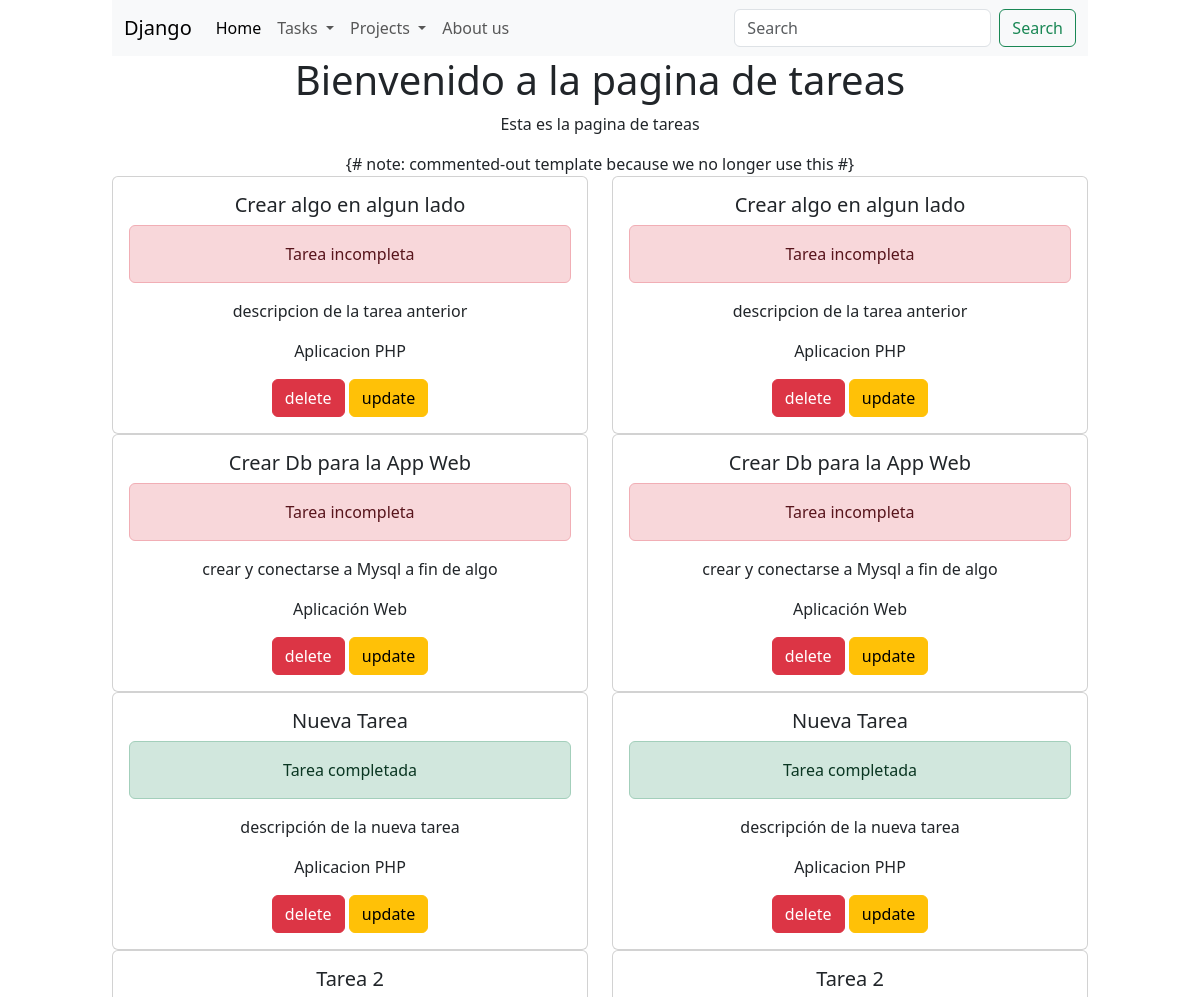
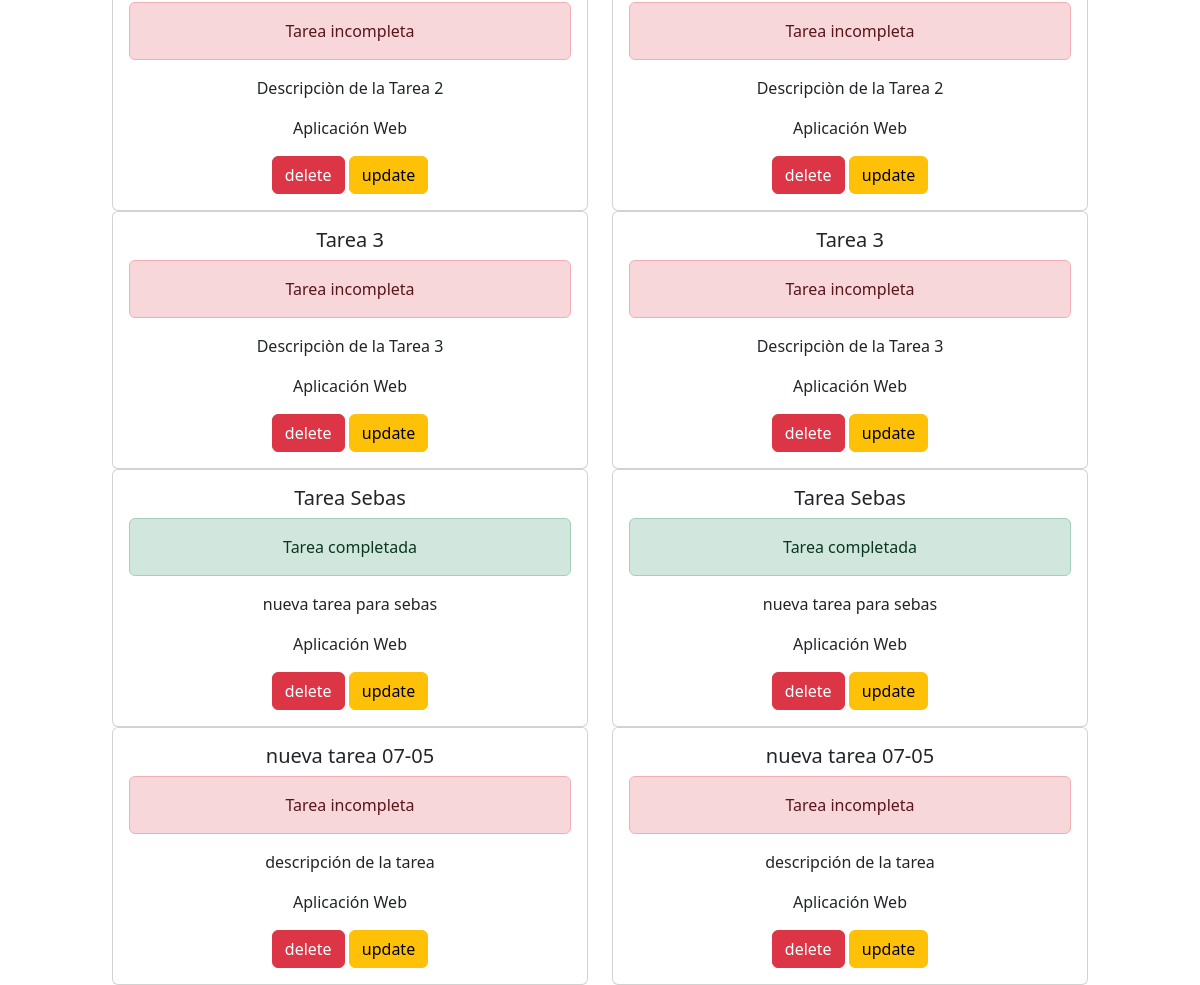
/tasks/, run on an earlier commit of the app's database (2 pictures, top to bottom).
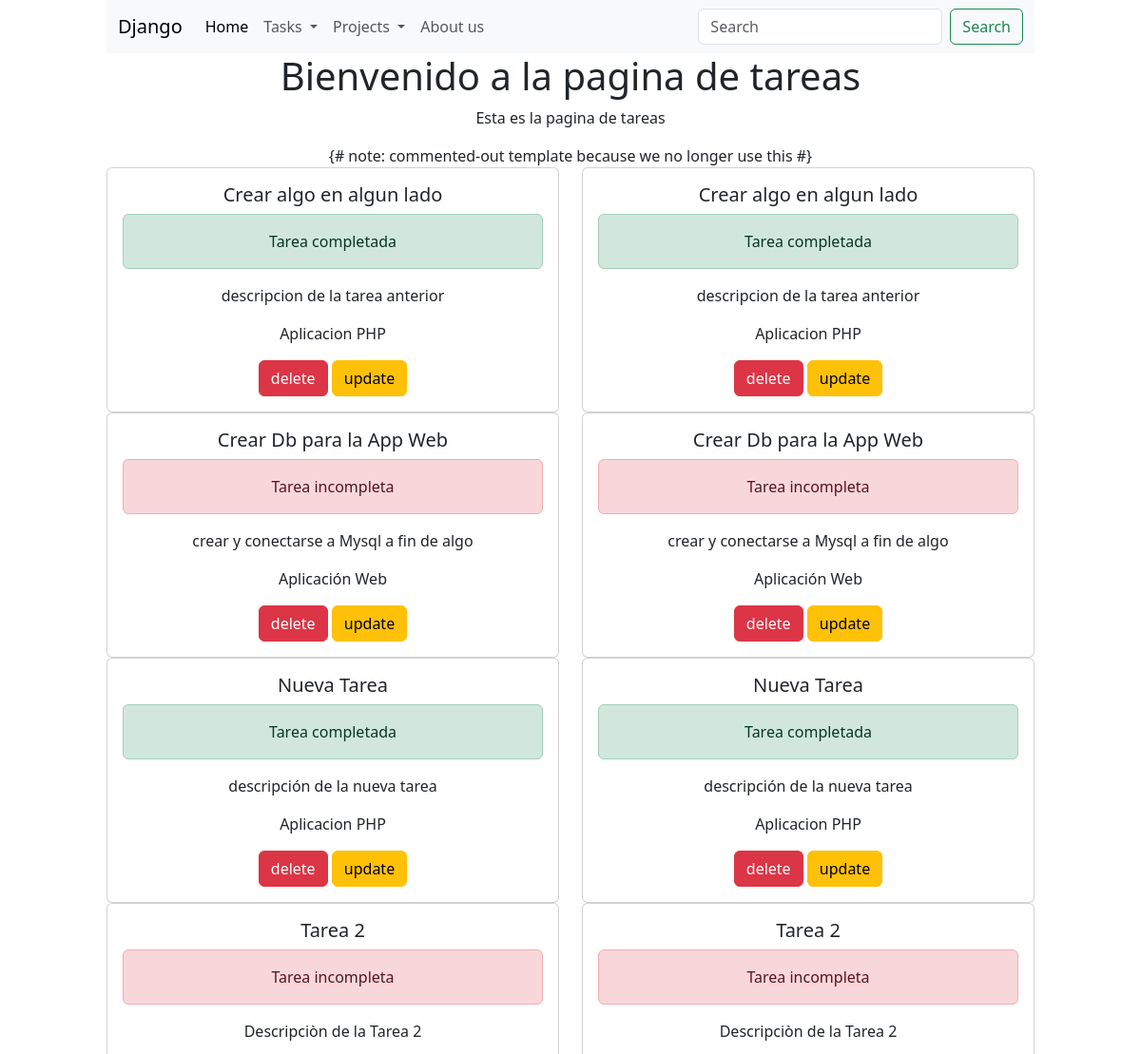
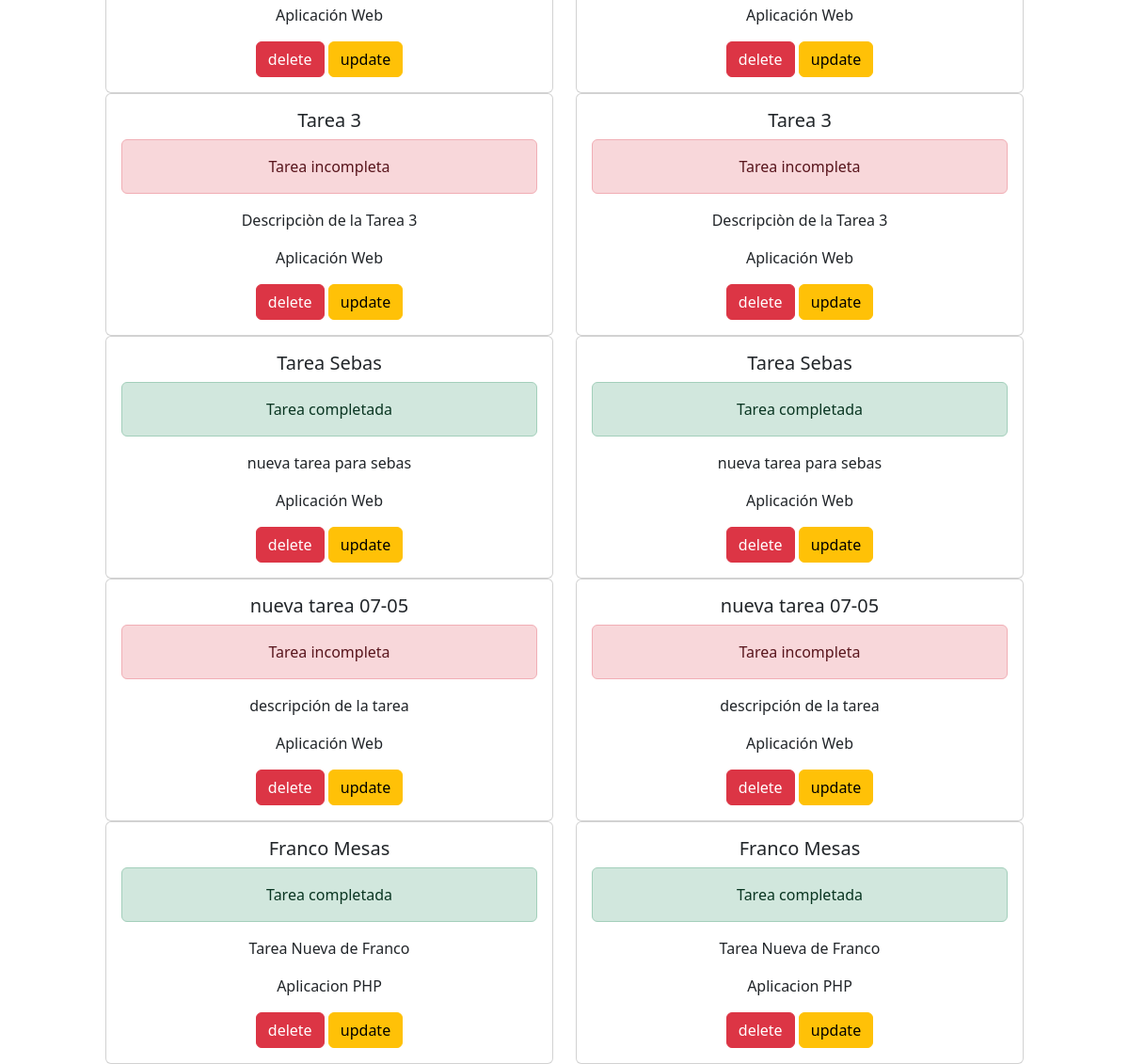
And on a later commit of the database (2 pictures, top to bottom).
### myapp/models.py (models this page shows, shortened)
class Task(models.Model):
    title = models.CharField(max_length=200)
    description = models.TextField()
    project = models.ForeignKey(Project, on_delete=models.CASCADE)
    done = models.BooleanField(default=False)

class Project(models.Model):
    name = models.CharField(max_length=200)
    description = models.TextField( blank=True)
    done = models.BooleanField(default=False)
    def __str__(self):
        return self.name

### myapp/views.py (the view)
# urls.py: path('tasks/', views.tasks, name='tasks'),  # Agrego la vista tasks
def tasks(request):
    tasks = Task.objects.all()
    return render(request, 'tasks/tasks.html', {'tasks': tasks})

### myapp/templates/tasks/tasks.html (shortened to what this page needs)
{% extends 'layouts/base.html' %}
{% block content %}
<h1>Bienvenido a la pagina de tareas</h1>
<p>Esta es la pagina de tareas</p>
{# note: commented-out template because we no longer use this
#}
{% for task in tasks %}
<div class="row">
    <div class="col-md-6">
        <div class="card">
            <div class="card-body">
                <h5 class="card-title">{{ task.title }}</h5>
                {% if task.done == True %}
                <div class="alert alert-success" role="alert">
                    Tarea completada
                </div>
                {% else %}
                <div class="alert alert-danger" role="alert">
                    Tarea incompleta
                </div>
                {% endif %}
                <p class="card-text">{{ task.description }}</p>
                <p class="card-text">{{ task.project }}</p>
                <a href="#" class="btn btn-danger">delete</a>
                <a href="#" class="btn btn-warning">update</a>
            </div>
        </div>
    </div>
    <div class="col-md-6">
        <div class="card">
            <div class="card-body">
                <h5 class="card-title">{{ task.title }}</h5>
                {% if task.done == True %}
                <div class="alert alert-success" role="alert">
                    Tarea completada
                </div>
                {% else %}
                <div class="alert alert-danger" role="alert">
                    Tarea incompleta
                </div>
                {% endif %}
                <p class="card-text">{{ task.description }}</p>
                <p class="card-text">{{ task.project }}</p>
                <a href="#" class="btn btn-danger">delete</a>
                <a href="#" class="btn btn-warning">update</a>
            </div>
        </div>
    </div>
</div>
{% endfor %}
{% endblock %}

### myapp/templates/layouts/base.html (shortened to what this page needs)
<!doctype html>
<html lang="es">
<head>
    <link href="https://cdn.jsdelivr.net/npm/bootstrap@5.3.0-alpha3/dist/css/bootstrap.min.css" rel="stylesheet"
>
</head>
<body>
    <div class="container-fluid  text-center">
        <div class="row justify-content-md-center">
            <div class="col-md-10">
                <nav class="navbar navbar-expand-lg bg-body-tertiary">
                    <div class="container-fluid">
                        <a class="navbar-brand" href="/">Django</a>
                        <div class="collapse navbar-collapse" id="navbarSupportedContent">
                            <ul class="navbar-nav me-auto mb-2 mb-lg-0">
                                <li class="nav-item">
                                    <a class="nav-link active" aria-current="page" href="{% url 'index' %}">Home</a>
                                </li>
                                <li class="nav-item dropdown">
                                    <a class="nav-link dropdown-toggle" href="#" role="button" data-bs-toggle="dropdown"
                                        aria-expanded="false">
                                        Tasks
                                    </a>
                                </li>
                                <li class="nav-item dropdown">
                                    <a class="nav-link dropdown-toggle" href="#" role="button" data-bs-toggle="dropdown"
                                        aria-expanded="false">
                                        Projects
                                    </a>
                                </li>
                                <li class="nav-item">
                                    <a class="nav-link" href="{% url 'about' %}">About us</a>
                                </li>
                            </ul>
                            <form class=" d-flex" role="search">
                                <input class="form-control me-2" type="search" placeholder="Search" aria-label="Search">
                                <button class="btn btn-outline-success" type="submit">Search</button>
                            </form>
                        </div>
                    </div>
                </nav>
                {% block content %}
                {% endblock %}
            </div>
        </div>
</body>
</html>

What changed in the data, as far as the page shows it:
changed Task "Crear algo en algun lado": done "Tarea incompleta Tarea incompleta" → "Tarea completada Tarea completada"
added Task: title "Franco Mesas", done "Tarea completada", description "Tarea Nueva de Franco", project "Aplicacion PHP"
